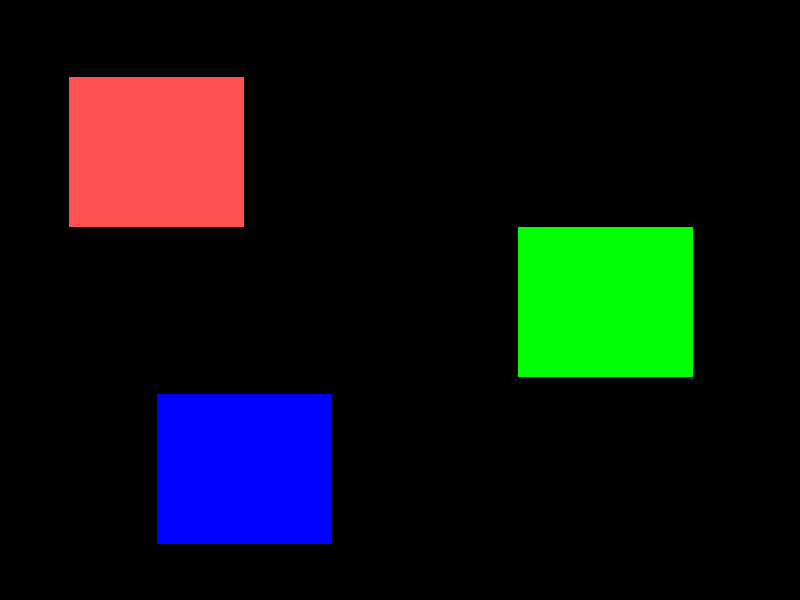
#> input picture Python/HW1/Q3/q2.png, 800 x 600 px
$ python q3.py
#> lines starting #> are read from the running program, lines starting #| are printed output that depends on the picture; after the words box and inside, x2 and y2 are one past the last pixel; in counts of white or black regions, pixels touching at a corner belong together
import cv2
import numpy as np

img = cv2.imread("q2.png")
#> img is the input picture: shape (600, 800, 3); mean B, G, R 18.4, 18.4, 13.9

h, w, c = img.shape
#> h = 600; w = 800; c = 3
colors = cv2.split(img)

cols = ["Blue", "Green", "Red"]
for index, color in enumerate(colors):
    cells = np.nonzero(color > 100)
    cv2.rectangle(img, (cells[1][0] - 10, cells[0][0] - 10), (cells[1][-1] + 10, cells[0][-1] + 10),
                  (255, 255, 255), 2)
    cv2.putText(img, cols[index], (cells[1][0] - 10, cells[0]
                                   [0] - 15), cv2.FONT_HERSHEY_COMPLEX, 0.6, (255, 255, 255))
#> this loop made 3 passes
#> cells on passes 1 to 3: 26250 positions, rows 394 to 543, columns 157 to 331, 26250 positions, rows 227 to 376, columns 518 to 692, 26250 positions, rows 77 to 226, columns 69 to 243
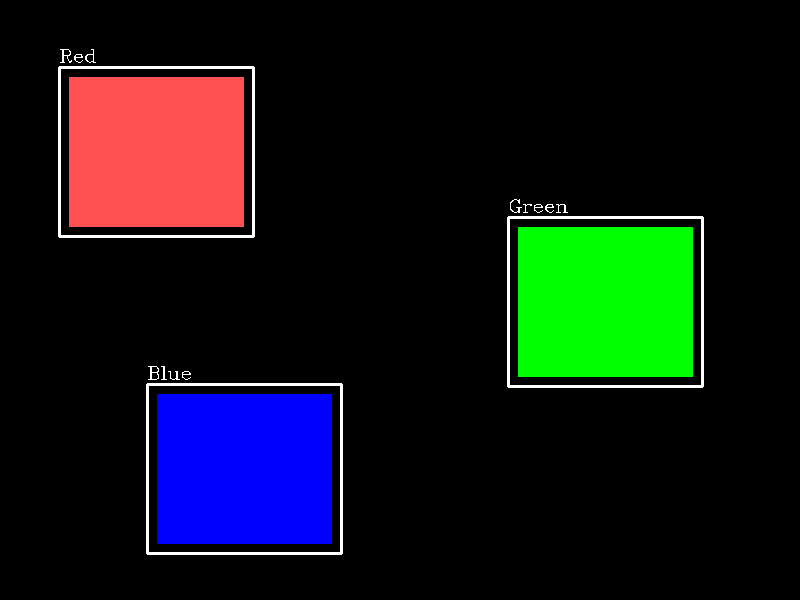
#> img: shape (600, 800, 3); 1.46% of pixels changed, all inside (x1, y1, x2, y2) = (58, 49, 704, 555)

cv2.imshow("colors", img)
cv2.imwrite("res.png", img)
cv2.waitKey(0)
